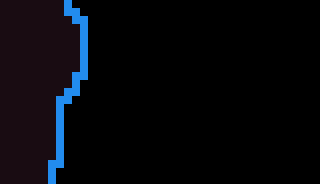

Below is a game level as drawn by its tile map, then a one-line description and the .tmx file that defines it, in full:
An orthogonal 40x23 tile map with 8x8 px tiles, 2 tile layers (Terrain, Spikes) and 2 objects.

<map version="1.10" tiledversion="1.12.2" orientation="orthogonal" renderorder="right-down" width="40" height="23" tilewidth="8" tileheight="8" infinite="0" nextlayerid="7" nextobjectid="48">
 <tileset firstgid="1" source="../tiles/Foregound.tsx" />
 <layer id="1" name="Terrain" width="40" height="23">
  <data encoding="csv">
5,5,5,5,5,5,5,5,7,0,0,0,0,0,0,0,0,0,0,0,0,0,0,0,0,0,0,0,0,0,0,0,0,0,0,0,0,0,0,0,
5,5,5,5,5,5,5,5,7,7,0,0,0,0,0,0,0,0,0,0,0,0,0,0,0,0,0,0,0,0,0,0,0,0,0,0,0,0,0,0,
5,5,5,5,5,5,5,5,5,7,7,0,0,0,0,0,0,0,0,0,0,0,0,0,0,0,0,0,0,0,0,0,0,0,0,0,0,0,0,0,
5,5,5,5,5,5,5,5,5,5,7,0,0,0,0,0,0,0,0,0,0,0,0,0,0,0,0,0,0,0,0,0,0,0,0,0,0,0,0,0,
5,5,5,5,5,5,5,5,5,5,7,0,0,0,0,0,0,0,0,0,0,0,0,0,0,0,0,0,0,0,0,0,0,0,0,0,0,0,0,0,
5,5,5,5,5,5,5,5,5,5,7,0,0,0,0,0,0,0,0,0,0,0,0,0,0,0,0,0,0,0,0,0,0,0,0,0,0,0,0,0,
5,5,5,5,5,5,5,5,5,5,7,0,0,0,0,0,0,0,0,0,0,0,0,0,0,0,0,0,0,0,0,0,0,0,0,0,0,0,0,0,
5,5,5,5,5,5,5,5,5,5,7,0,0,0,0,0,0,0,0,0,0,0,0,0,0,0,0,0,0,0,0,0,0,0,0,0,0,0,0,0,
5,5,5,5,5,5,5,5,5,5,7,0,0,0,0,0,0,0,0,0,0,0,0,0,0,0,0,0,0,0,0,0,0,0,0,0,0,0,0,0,
5,5,5,5,5,5,5,5,5,7,7,0,0,0,0,0,0,0,0,0,0,0,0,0,0,0,0,0,0,0,0,0,0,0,0,0,0,0,0,0,
5,5,5,5,5,5,5,5,5,7,0,0,0,0,0,0,0,0,0,0,0,0,0,0,0,0,0,0,0,0,0,0,0,0,0,0,0,0,0,0,
5,5,5,5,5,5,5,5,7,7,0,0,0,0,0,0,0,0,0,0,0,0,0,0,0,0,0,0,0,0,0,0,0,0,0,0,0,0,0,0,
5,5,5,5,5,5,5,7,7,0,0,0,0,0,0,0,0,0,0,0,0,0,0,0,0,0,0,0,0,0,0,0,0,0,0,0,0,0,0,0,
5,5,5,5,5,5,5,7,0,0,0,0,0,0,0,0,0,0,0,0,0,0,0,0,0,0,0,0,0,0,0,0,0,0,0,0,0,0,0,0,
5,5,5,5,5,5,5,7,0,0,0,0,0,0,0,0,0,0,0,0,0,0,0,0,0,0,0,0,0,0,0,0,0,0,0,0,0,0,0,0,
5,5,5,5,5,5,5,7,0,0,0,0,0,0,0,0,0,0,0,0,0,0,0,0,0,0,0,0,0,0,0,0,0,0,0,0,0,0,0,0,
5,5,5,5,5,5,5,7,0,0,0,0,0,0,0,0,0,0,0,0,0,0,0,0,0,0,0,0,0,0,0,0,0,0,0,0,0,0,0,0,
5,5,5,5,5,5,5,7,0,0,0,0,0,0,0,0,0,0,0,0,0,0,0,0,0,0,0,0,0,0,0,0,0,0,0,0,0,0,0,0,
5,5,5,5,5,5,5,7,0,0,0,0,0,0,0,0,0,0,0,0,0,0,0,0,0,0,0,0,0,0,0,0,0,0,0,0,0,0,0,0,
5,5,5,5,5,5,5,7,0,0,0,0,0,0,0,0,0,0,0,0,0,0,0,0,0,0,0,0,0,0,0,0,0,0,0,0,0,0,0,0,
5,5,5,5,5,5,7,7,0,0,0,0,0,0,0,0,0,0,0,0,0,0,0,0,0,0,0,0,0,0,0,0,0,0,0,0,0,0,0,0,
5,5,5,5,5,5,7,0,0,0,0,0,0,0,0,0,0,0,0,0,0,0,0,0,0,0,0,0,0,0,0,0,0,0,0,0,0,0,0,0,
5,5,5,5,5,5,7,0,0,0,0,0,0,0,0,0,0,0,0,0,0,0,0,0,0,0,0,0,0,0,0,0,0,0,0,0,0,0,0,0
</data>
 </layer>
 <layer id="3" name="Spikes" width="40" height="23">
  <data encoding="csv">
0,0,0,0,0,0,0,0,0,0,0,0,0,0,0,0,0,0,0,0,0,0,0,0,0,0,0,0,0,0,0,0,0,0,0,0,0,0,0,0,
0,0,0,0,0,0,0,0,0,0,0,0,0,0,0,0,0,0,0,0,0,0,0,0,0,0,0,0,0,0,0,0,0,0,0,0,0,0,0,0,
0,0,0,0,0,0,0,0,0,0,0,0,0,0,0,0,0,0,0,0,0,0,0,0,0,0,0,0,0,0,0,0,0,0,0,0,0,0,0,0,
0,0,0,0,0,0,0,0,0,0,0,0,0,0,0,0,0,0,0,0,0,0,0,0,0,0,0,0,0,0,0,0,0,0,0,0,0,0,0,0,
0,0,0,0,0,0,0,0,0,0,0,0,0,0,0,0,0,0,0,0,0,0,0,0,0,0,0,0,0,0,0,0,0,0,0,0,0,0,0,0,
0,0,0,0,0,0,0,0,0,0,0,0,0,0,0,0,0,0,0,0,0,0,0,0,0,0,0,0,0,0,0,0,0,0,0,0,0,0,0,0,
0,0,0,0,0,0,0,0,0,0,0,0,0,0,0,0,0,0,0,0,0,0,0,0,0,0,0,0,0,0,0,0,0,0,0,0,0,0,0,0,
0,0,0,0,0,0,0,0,0,0,0,0,0,0,0,0,0,0,0,0,0,0,0,0,0,0,0,0,0,0,0,0,0,0,0,0,0,0,0,0,
0,0,0,0,0,0,0,0,0,0,0,0,0,0,0,0,0,0,0,0,0,0,0,0,0,0,0,0,0,0,0,0,0,0,0,0,0,0,0,0,
0,0,0,0,0,0,0,0,0,0,0,0,0,0,0,0,0,0,0,0,0,0,0,0,0,0,0,0,0,0,0,0,0,0,0,0,0,0,0,0,
0,0,0,0,0,0,0,0,0,0,0,0,0,0,0,0,0,0,0,0,0,0,0,0,0,0,0,0,0,0,0,0,0,0,0,0,0,0,0,0,
0,0,0,0,0,0,0,0,0,0,0,0,0,0,0,0,0,0,0,0,0,0,0,0,0,0,0,0,0,0,0,0,0,0,0,0,0,0,0,0,
0,0,0,0,0,0,0,0,0,0,0,0,0,0,0,0,0,0,0,0,0,0,0,0,0,0,0,0,0,0,0,0,0,0,0,0,0,0,0,0,
0,0,0,0,0,0,0,0,0,0,0,0,0,0,0,0,0,0,0,0,0,0,0,0,0,0,0,0,0,0,0,0,0,0,0,0,0,0,0,0,
0,0,0,0,0,0,0,0,0,0,0,0,0,0,0,0,0,0,0,0,0,0,0,0,0,0,0,0,0,0,0,0,0,0,0,0,0,0,0,0,
0,0,0,0,0,0,0,0,0,0,0,0,0,0,0,0,0,0,0,0,0,0,0,0,0,0,0,0,0,0,0,0,0,0,0,0,0,0,0,0,
0,0,0,0,0,0,0,0,0,0,0,0,0,0,0,0,0,0,0,0,0,0,0,0,0,0,0,0,0,0,0,0,0,0,0,0,0,0,0,0,
0,0,0,0,0,0,0,0,0,0,0,0,0,0,0,0,0,0,0,0,0,0,0,0,0,0,0,0,0,0,0,0,0,0,0,0,0,0,0,0,
0,0,0,0,0,0,0,0,0,0,0,0,0,0,0,0,0,0,0,0,0,0,0,0,0,0,0,0,0,0,0,0,0,0,0,0,0,0,0,0,
0,0,0,0,0,0,0,0,0,0,0,0,0,0,0,0,0,0,0,0,0,0,0,0,0,0,0,0,0,0,0,0,0,0,0,0,0,0,0,0,
0,0,0,0,0,0,0,0,0,0,0,0,0,0,0,0,0,0,0,0,0,0,0,0,0,0,0,0,0,0,0,0,0,0,0,0,0,0,0,0,
0,0,0,0,0,0,0,0,0,0,0,0,0,0,0,0,0,0,0,0,0,0,0,0,0,0,0,0,0,0,0,0,0,0,0,0,0,0,0,0,
0,0,0,0,0,0,0,0,0,0,0,0,0,0,0,0,0,0,0,0,0,0,0,0,0,0,0,0,0,0,0,0,0,0,0,0,0,0,0,0
</data>
 </layer>
 <objectgroup id="4" name="Death">
  <object id="46" x="58" y="177.333" width="261.333" height="4.66667" />
 </objectgroup>
 <objectgroup id="5" name="Entities" />
 <objectgroup id="6" name="Boundaries">
  <object id="47" x="314.667" y="0.666667" width="4.66667" height="182.667" />
 </objectgroup>
</map>
